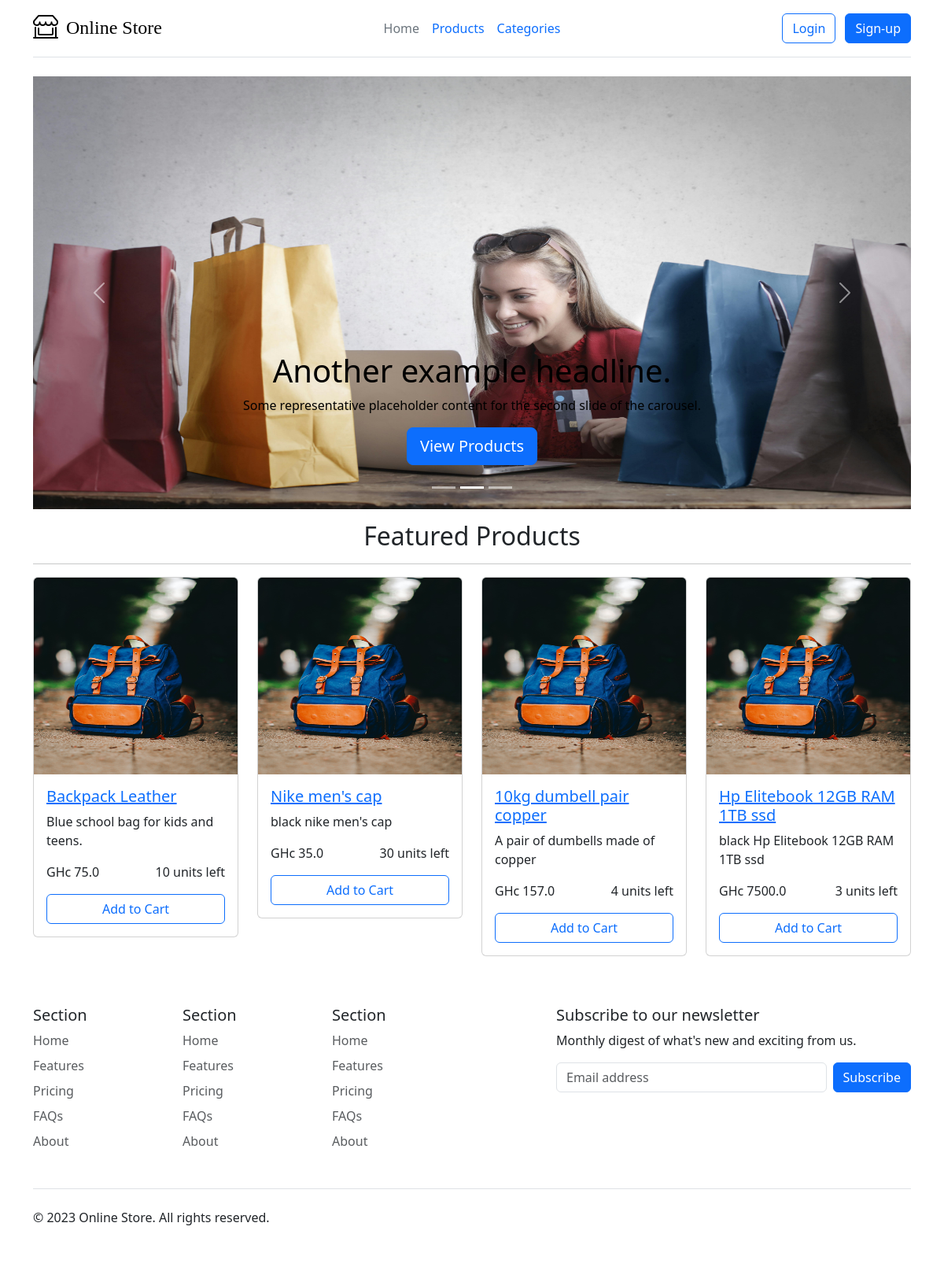
/, run on an earlier commit of the app's database.
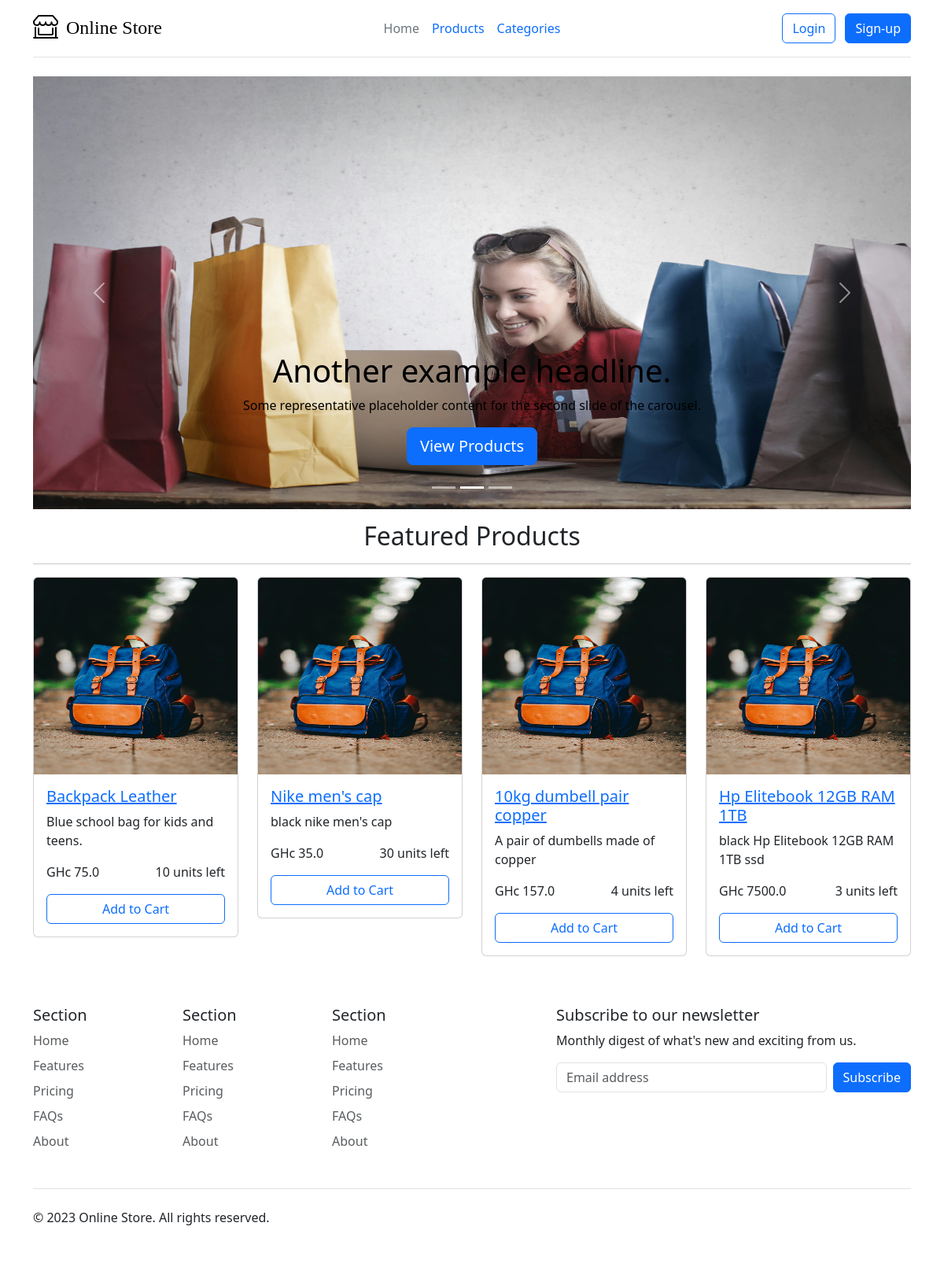
And on a later commit of the database.
### shop/models.py (models this page shows, shortened)
class Item(models.Model):
    name = models.CharField(max_length=100)
    price = models.FloatField(default=0.00)
    description = models.CharField(max_length=200)
    quantity = models.IntegerField(default=0)
    slug = models.SlugField(unique=True, null=False, blank=True)

### shop/views.py (the view)
# urls.py: 2. Add a URL to urlpatterns:  path('', Home.as_view(), name='home')
class Home(ListView):
    model = Item
    template_name = 'shop/home.html'
    context_object_name = 'items'

### shop/templates/shop/home.html (shortened to what this page needs)
{% extends 'shop/base.html' %}
{% load static %}
{% block content %}
<div class="container">
  <div id="myCarousel" class="carousel slide mb-6 w-100" data-bs-ride="carousel">
    <div class="carousel-indicators">
      <button type="button" data-bs-target="#myCarousel" data-bs-slide-to="0" class="" aria-label="Slide 1"></button>
      <button type="button" data-bs-target="#myCarousel" data-bs-slide-to="1" aria-label="Slide 2" class="active"
        aria-current="true"></button>
      <button type="button" data-bs-target="#myCarousel" data-bs-slide-to="2" aria-label="Slide 3" class=""></button>
    </div>
    <div class="carousel-inner">
      <div class="carousel-item active">
        <img src="{% static 'assets/images/c1.jpg' %}" alt="..." class="carousel-img">
        <div class="container">
          <div class="carousel-caption carousel-text">
            <h1>Another example headline.</h1>
            <p>Some representative placeholder content for the second slide of the carousel.</p>
            <p><a class="btn btn-lg btn-primary" href="#">View Products</a></p>
          </div>
        </div>
      </div>
    </div>
    <button class="carousel-control-prev" type="button" data-bs-target="#myCarousel" data-bs-slide="prev">
      <span class="carousel-control-prev-icon" aria-hidden="true"></span>
    </button>
    <button class="carousel-control-next" type="button" data-bs-target="#myCarousel" data-bs-slide="next">
      <span class="carousel-control-next-icon" aria-hidden="true"></span>
    </button>
  </div>
  <section>
    <div class="headings">
      <h2>Featured Products</h3>
        <hr>
    </div>
    <div class="row">
      {% for item in items %}
      <div class="col-lg-3 col-md-4" style="margin-bottom: 15px;">
        <div class="card product-card">
          <img src="{% static 'assets/images/bag.jpg' %}" class="card-img-top" alt="Product 1" style="height: 250px; width: 100%;">
          <div class="card-body">
            <a href="{% url 'product-detail' item.slug %}" ><h5 class="card-title">{{ item.name }}</h5></a>
            <p class="card-text">{{ item.description }}</p>
            <div class="price">
              <p class="card-text">GHc {{ item.price }} </p>
              <p class="card-text">{{ item.quantity }} units left</p>
            </div>
            <a href="#" class="btn btn-outline-primary w-100" data-bs-toggle="modal" data-bs-target="#quantityModal">Add to Cart</a>
          </div>
        </div>
      </div>
      {% endfor %}
  </section>
</div>
{% endblock %}

What changed in the data, as far as the page shows it:
changed Item "black Hp Elitebook 12GB RAM 1TB ssd": name "Hp Elitebook 12GB RAM 1TB ssd" → "Hp Elitebook 12GB RAM 1TB"
